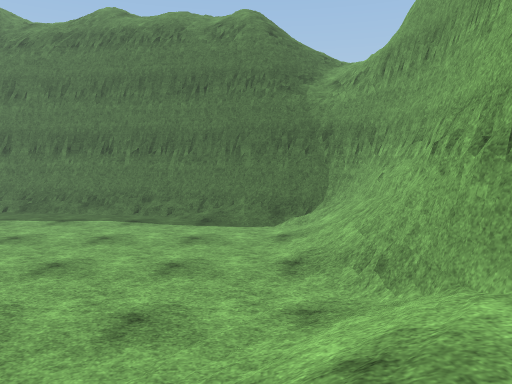
view 1 (above)

15 first-person views from a walk through a 3-D level made in the Unity game engine. The camera is 1.4 m above the floor, tilts 6° down and sees 70° across. The floor is counted in squares, 1 m on a side. Each view is taken from the middle of a square. On the plan, view 1 faces up. The plan holds only what a view shows up to about 16 squares ahead; the rest is blank. The place goes on beyond the plan. The player is left out. Surface patterns are stand-ins for the level's own textures.

view 2
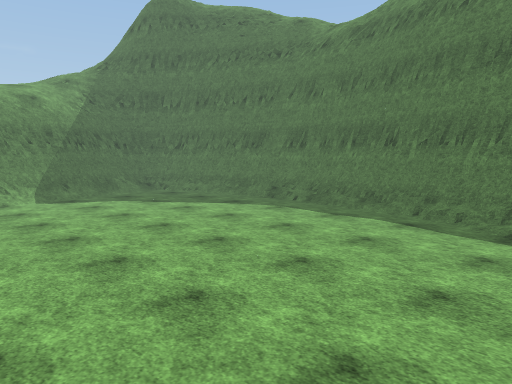

view 3
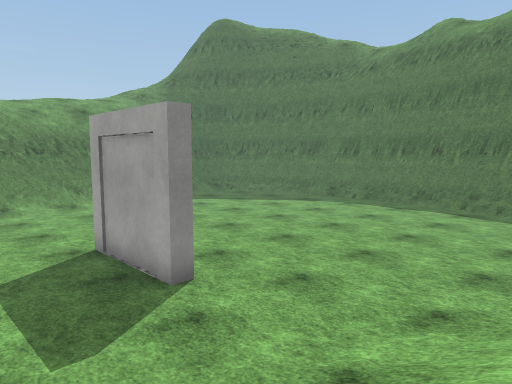

view 4
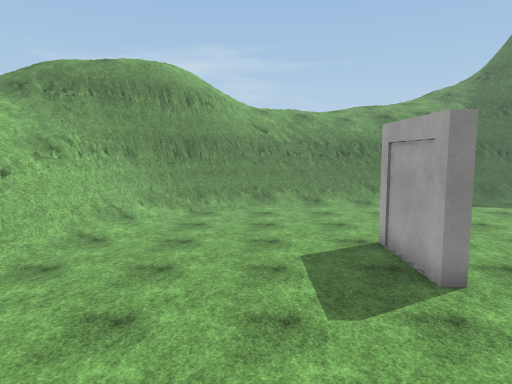

view 5
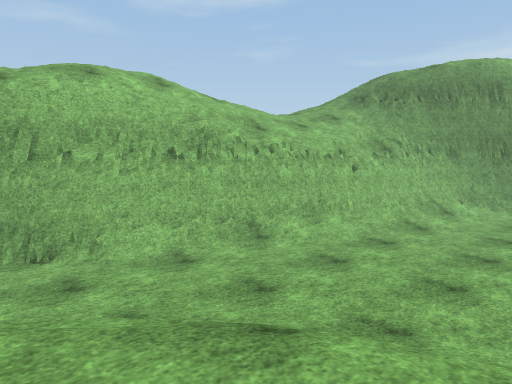

view 6
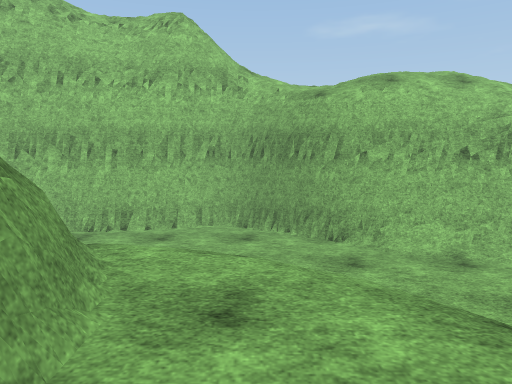

view 7
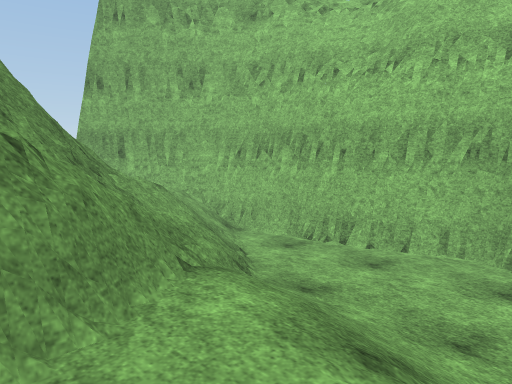

view 8
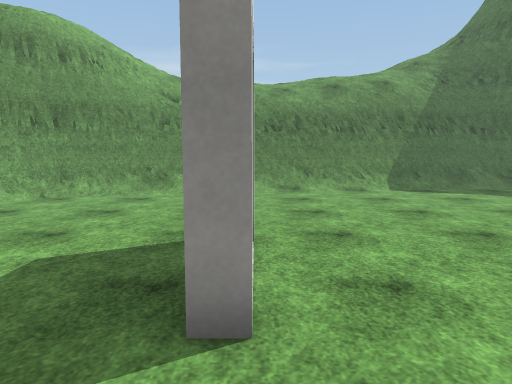

view 9
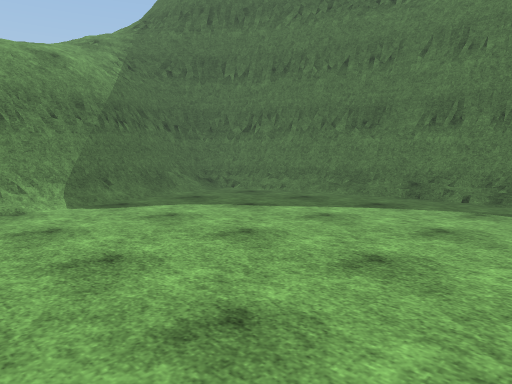

view 10
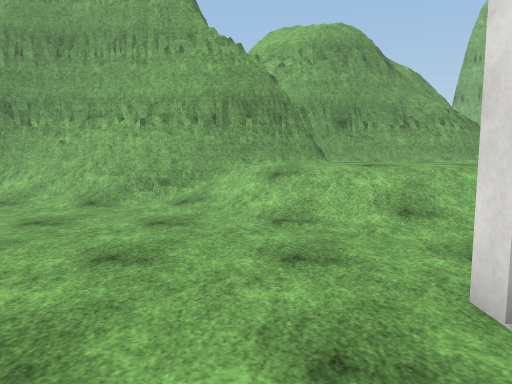

view 11
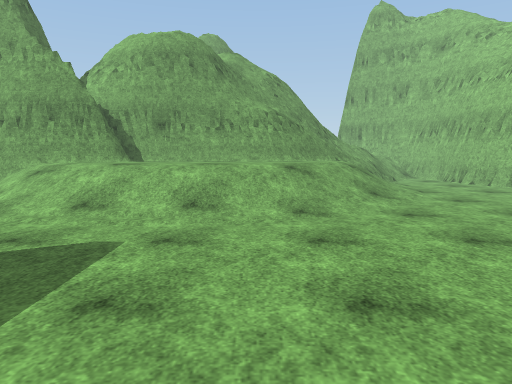

view 12
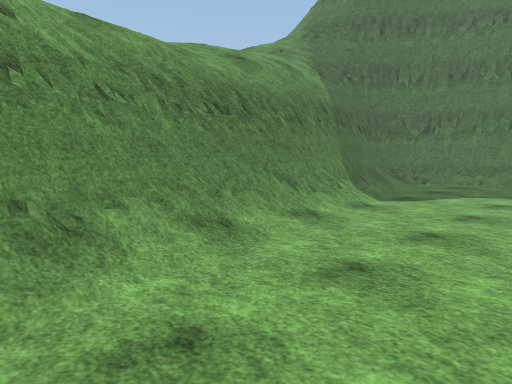

view 13
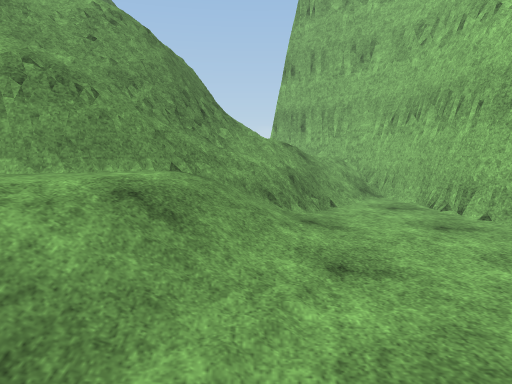

view 14
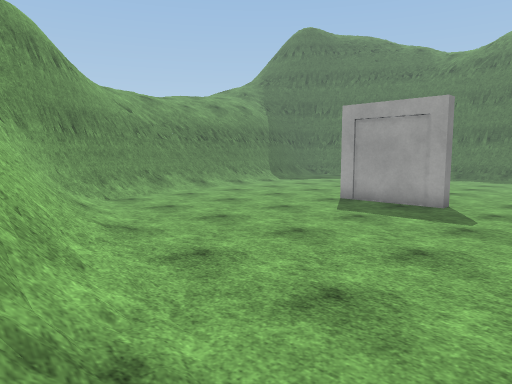

view 15
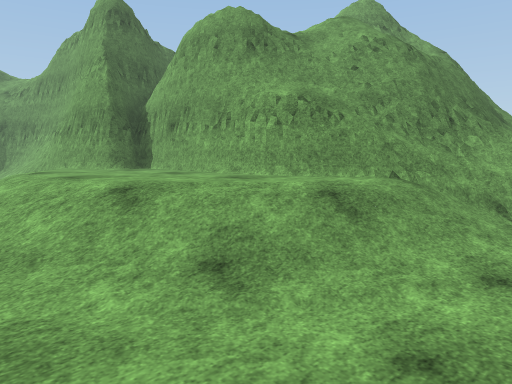

### Floor plan
Key: @ floor where view 1 was taken; # wall or solid block; . main floor; : floor 0.25 m higher than the main floor; + floor 1 m higher than the main floor; * floor 1.25 m higher than the main floor; % floor 1.5 m higher than the main floor; & floor 1.75 m higher than the main floor; $ floor 2 m higher than the main floor; / step, stairs or slope; = window, fence, low wall or low ledge.
Columns run from 20 left of view 1 to 14 right of it. Each row starts with its distance up from view 1.
 16      ##########
 15   #####======######
 14  ###=//.......: ==####
 13 ##=...............//####
 12 #/................../=##
 11 #=...................//##
 10 #=...................//##
  9 #=/..................//=#
  8 ##/..................//=#
  7 ##/................../=##
  6  #=...................=##
  5  #=/................./=#
  4  #=/................///#
  3  #=/...............////#
  2  #=/...............///*##
  1  ##/.......####....//**###
  0  ##/..............//@****#
 -1   #/..............///****#
 -2   #=/.............///****#
 -3   ##/.............///****#
 -4   ##/.............://****#
 -5    ##/.............///***##
 -6     #=/............///+**##=#
 -7     ##=//...........////**=#=######
 -8      ###/////........//////%#=====
 -9       ####==///.......//////*%$$
-10         #####==///.......:///+%&
-11            #####==//.........://* #
-12               #####==.........///##
-13                  #####.........###
-14                      ###..######
-15                        ####

Where each view was taken, in squares from view 1:
view 1: 0 up, 0 right, facing up
view 2: 2 up, 0 right, facing up-left
view 3: 3 down, 0 right, facing up-left
view 4: 3 down, 1 right, facing left
view 5: 3 down, 3 right, facing down-left
view 6: 2 down, 3 right, facing down
view 7: 5 down, 2 right, facing down-right
view 8: 1 up, 3 left, facing left
view 9: 3 up, 7 left, facing up-left
view 10: 3 up, 9 left, facing right
view 11: 4 down, 10 left, facing right
view 12: 4 down, 12 left, facing up-left
view 13: 9 down, 1 left, facing right
view 14: 11 down, 2 left, facing up-left
view 15: 11 down, 2 left, facing up-right
